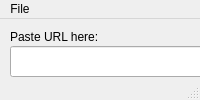
<?xml version="1.0" encoding="UTF-8"?>
<ui version="4.0">
 <class>PYMP</class>
 <widget class="QMainWindow" name="PYMP">
  <property name="windowTitle">
   <string>PYMPv0.6</string>
  </property>
  <widget class="QWidget" name="centralwidget">
   <widget class="QRadioButton" name="radioButton">
    <property name="geometry">
     <rect>
      <x>280</x>
      <y>37</y>
      <width>99</width>
      <height>21</height>
     </rect>
    </property>
    <property name="text">
     <string>MP3</string>
    </property>
   </widget>
   <widget class="QRadioButton" name="radioButton_2">
    <property name="geometry">
     <rect>
      <x>280</x>
      <y>67</y>
      <width>99</width>
      <height>21</height>
     </rect>
    </property>
    <property name="text">
     <string>MP4</string>
    </property>
   </widget>
   <widget class="QPushButton" name="pushButton">
    <property name="geometry">
     <rect>
      <x>10</x>
      <y>99</y>
      <width>331</width>
      <height>23</height>
     </rect>
    </property>
    <property name="text">
     <string>Download</string>
    </property>
   </widget>
   <widget class="QLineEdit" name="paste_field">
    <property name="geometry">
     <rect>
      <x>10</x>
      <y>27</y>
      <width>261</width>
      <height>31</height>
     </rect>
    </property>
   </widget>
   <widget class="QProgressBar" name="progressBar">
    <property name="geometry">
     <rect>
      <x>10</x>
      <y>68</y>
      <width>261</width>
      <height>20</height>
     </rect>
    </property>
    <property name="value">
     <number>24</number>
    </property>
   </widget>
   <widget class="QLabel" name="label">
    <property name="geometry">
     <rect>
      <x>10</x>
      <y>10</y>
      <width>101</width>
      <height>16</height>
     </rect>
    </property>
    <property name="text">
     <string>Paste URL here:</string>
    </property>
   </widget>
  </widget>
  <widget class="QMenuBar" name="menubar">
   <property name="geometry">
    <rect>
     <x>0</x>
     <y>0</y>
     <width>350</width>
     <height>20</height>
    </rect>
   </property>
   <widget class="QMenu" name="menuFile">
    <property name="title">
     <string>File</string>
    </property>
    <widget class="QMenu" name="menuImport_Bookmarks">
     <property name="title">
      <string>Import Bookmarks</string>
     </property>
     <addaction name="actionHTML"/>
     <addaction name="actionJSON"/>
    </widget>
    <addaction name="menuImport_Bookmarks"/>
    <addaction name="separator"/>
    <addaction name="actionExit_2"/>
   </widget>
   <addaction name="menuFile"/>
  </widget>
  <widget class="QStatusBar" name="statusbar"/>
  <action name="actionExit">
   <property name="text">
    <string>Exit</string>
   </property>
  </action>
  <action name="actionExit_2">
   <property name="text">
    <string>Exit</string>
   </property>
  </action>
  <action name="actionHTML">
   <property name="text">
    <string>HTML</string>
   </property>
  </action>
  <action name="actionJSON">
   <property name="text">
    <string>JSON</string>
   </property>
  </action>
 </widget>
 <resources/>
 <connections/>
</ui>
